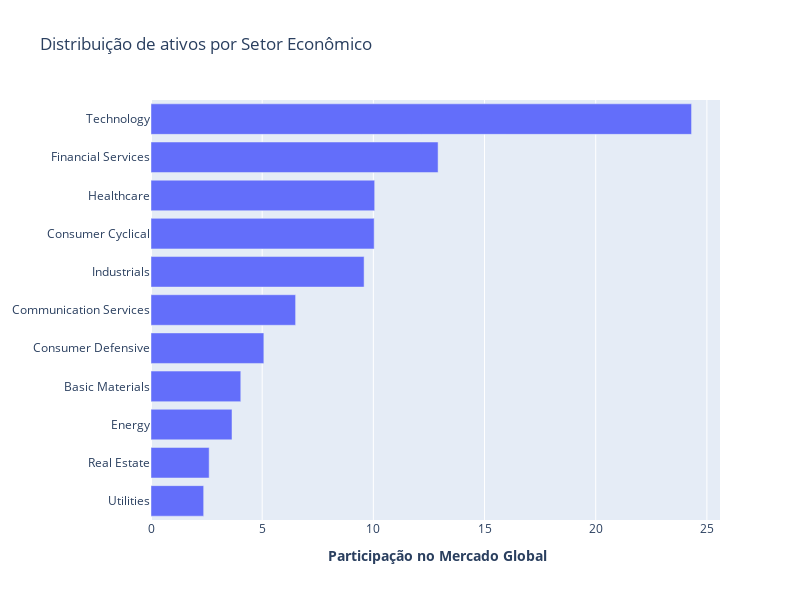

Here is the notebook cell this chart was saved with:
### Code cell
fig = go.Figure()

part_setor = ativos.groupby(['SetorEconomico'])['Ponderação'].sum() 
part_setor.sort_values(ascending=True, inplace=True)
fig.add_trace(go.Bar(y = part_setor.index, x = part_setor.values, orientation='h'))

fig.update_xaxes(title_text='<b> Participação no Mercado Global')

fig.update_layout(title_text='Distribuição de ativos por Setor Econômico', width=800, height=600)
fig.show()

### Figure 1 — Plotly figure (JSON) as saved in the notebook; plotly's stock layout.template omitted (floating-point values rounded to 4 significant figures)
{"data": [{"orientation": "h", "type": "bar", "x": [2.369, 2.616, 3.643, 4.038, 5.075, 6.503, 9.584, 10.04, 10.06, 12.91, 24.31], "y": ["Utilities", "Real Estate", "Energy", "Basic Materials", "Consumer Defensive", "Communication Services", "Industrials", "Consumer Cyclical", "Healthcare", "Financial Services", "Technology"]}], "layout": {"height": 600, "title": {"text": "Distribuição de ativos por Setor Econômico"}, "width": 800, "xaxis": {"title": {"text": "<b> Participação no Mercado Global"}}}}
